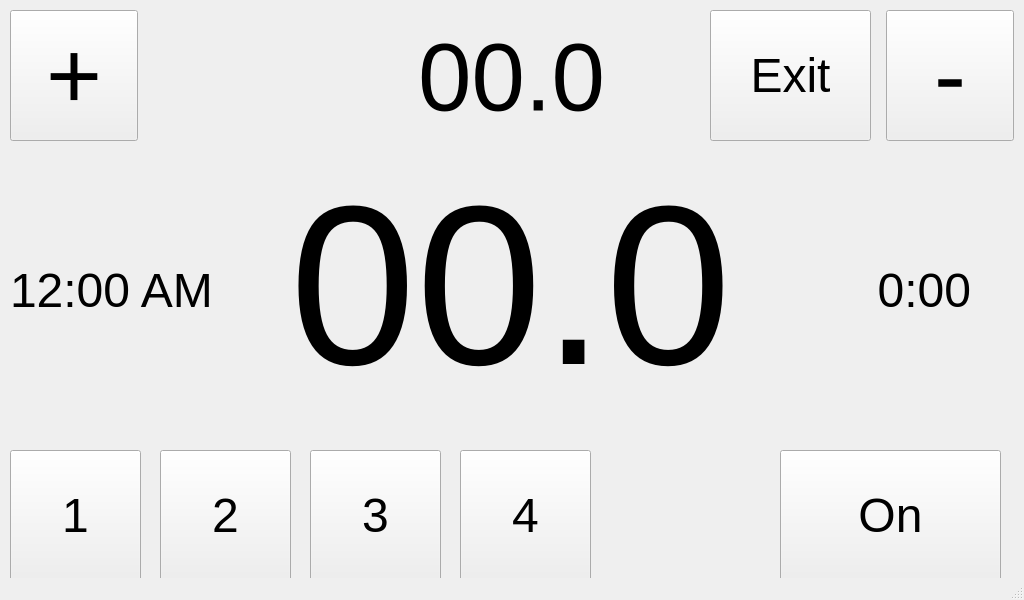
<?xml version="1.0" encoding="UTF-8"?>
<ui version="4.0">
 <class>ShowerMode</class>
 <widget class="QMainWindow" name="ShowerMode">
  <property name="geometry">
   <rect>
    <x>0</x>
    <y>0</y>
    <width>1024</width>
    <height>600</height>
   </rect>
  </property>
  <property name="sizePolicy">
   <sizepolicy hsizetype="Maximum" vsizetype="Maximum">
    <horstretch>0</horstretch>
    <verstretch>0</verstretch>
   </sizepolicy>
  </property>
  <property name="windowTitle">
   <string>Shower</string>
  </property>
  <widget class="QWidget" name="centralWidget">
   <widget class="QPushButton" name="plusButton">
    <property name="geometry">
     <rect>
      <x>10</x>
      <y>10</y>
      <width>128</width>
      <height>131</height>
     </rect>
    </property>
    <property name="font">
     <font>
      <pointsize>72</pointsize>
     </font>
    </property>
    <property name="text">
     <string>+</string>
    </property>
   </widget>
   <widget class="QPushButton" name="minusButton">
    <property name="geometry">
     <rect>
      <x>886</x>
      <y>10</y>
      <width>128</width>
      <height>131</height>
     </rect>
    </property>
    <property name="font">
     <font>
      <pointsize>72</pointsize>
     </font>
    </property>
    <property name="text">
     <string>-</string>
    </property>
   </widget>
   <widget class="QPushButton" name="presetButton_1">
    <property name="geometry">
     <rect>
      <x>10</x>
      <y>450</y>
      <width>131</width>
      <height>131</height>
     </rect>
    </property>
    <property name="font">
     <font>
      <pointsize>36</pointsize>
     </font>
    </property>
    <property name="text">
     <string>1</string>
    </property>
   </widget>
   <widget class="QPushButton" name="presetButton_2">
    <property name="geometry">
     <rect>
      <x>160</x>
      <y>450</y>
      <width>131</width>
      <height>131</height>
     </rect>
    </property>
    <property name="font">
     <font>
      <pointsize>36</pointsize>
     </font>
    </property>
    <property name="text">
     <string>2</string>
    </property>
   </widget>
   <widget class="QPushButton" name="presetButton_3">
    <property name="geometry">
     <rect>
      <x>310</x>
      <y>450</y>
      <width>131</width>
      <height>131</height>
     </rect>
    </property>
    <property name="font">
     <font>
      <pointsize>36</pointsize>
     </font>
    </property>
    <property name="text">
     <string>3</string>
    </property>
   </widget>
   <widget class="QPushButton" name="presetButton_4">
    <property name="geometry">
     <rect>
      <x>460</x>
      <y>450</y>
      <width>131</width>
      <height>131</height>
     </rect>
    </property>
    <property name="font">
     <font>
      <pointsize>36</pointsize>
     </font>
    </property>
    <property name="text">
     <string>4</string>
    </property>
   </widget>
   <widget class="QPushButton" name="onOffButton">
    <property name="geometry">
     <rect>
      <x>780</x>
      <y>450</y>
      <width>221</width>
      <height>131</height>
     </rect>
    </property>
    <property name="font">
     <font>
      <pointsize>36</pointsize>
     </font>
    </property>
    <property name="text">
     <string>On</string>
    </property>
    <property name="checkable">
     <bool>true</bool>
    </property>
    <property name="checked">
     <bool>false</bool>
    </property>
    <property name="flat">
     <bool>false</bool>
    </property>
   </widget>
   <widget class="QLabel" name="curTemp">
    <property name="geometry">
     <rect>
      <x>140</x>
      <y>160</y>
      <width>741</width>
      <height>251</height>
     </rect>
    </property>
    <property name="font">
     <font>
      <pointsize>170</pointsize>
     </font>
    </property>
    <property name="text">
     <string>00.0</string>
    </property>
    <property name="alignment">
     <set>Qt::AlignCenter</set>
    </property>
   </widget>
   <widget class="QLabel" name="setTemp">
    <property name="geometry">
     <rect>
      <x>206</x>
      <y>22</y>
      <width>611</width>
      <height>111</height>
     </rect>
    </property>
    <property name="font">
     <font>
      <pointsize>72</pointsize>
     </font>
    </property>
    <property name="text">
     <string>00.0</string>
    </property>
    <property name="alignment">
     <set>Qt::AlignCenter</set>
    </property>
   </widget>
   <widget class="QLabel" name="timer">
    <property name="geometry">
     <rect>
      <x>810</x>
      <y>260</y>
      <width>161</width>
      <height>61</height>
     </rect>
    </property>
    <property name="font">
     <font>
      <pointsize>36</pointsize>
     </font>
    </property>
    <property name="text">
     <string>0:00</string>
    </property>
    <property name="alignment">
     <set>Qt::AlignRight|Qt::AlignTrailing|Qt::AlignVCenter</set>
    </property>
   </widget>
   <widget class="QLabel" name="clock">
    <property name="geometry">
     <rect>
      <x>10</x>
      <y>260</y>
      <width>231</width>
      <height>61</height>
     </rect>
    </property>
    <property name="font">
     <font>
      <pointsize>36</pointsize>
     </font>
    </property>
    <property name="text">
     <string>12:00 AM</string>
    </property>
    <property name="alignment">
     <set>Qt::AlignLeading|Qt::AlignLeft|Qt::AlignVCenter</set>
    </property>
   </widget>
   <widget class="QPushButton" name="exitButton">
    <property name="geometry">
     <rect>
      <x>710</x>
      <y>10</y>
      <width>161</width>
      <height>131</height>
     </rect>
    </property>
    <property name="font">
     <font>
      <pointsize>36</pointsize>
     </font>
    </property>
    <property name="text">
     <string>Exit</string>
    </property>
   </widget>
  </widget>
  <widget class="QStatusBar" name="statusBar"/>
 </widget>
 <layoutdefault spacing="6" margin="11"/>
 <resources/>
 <connections/>
</ui>
